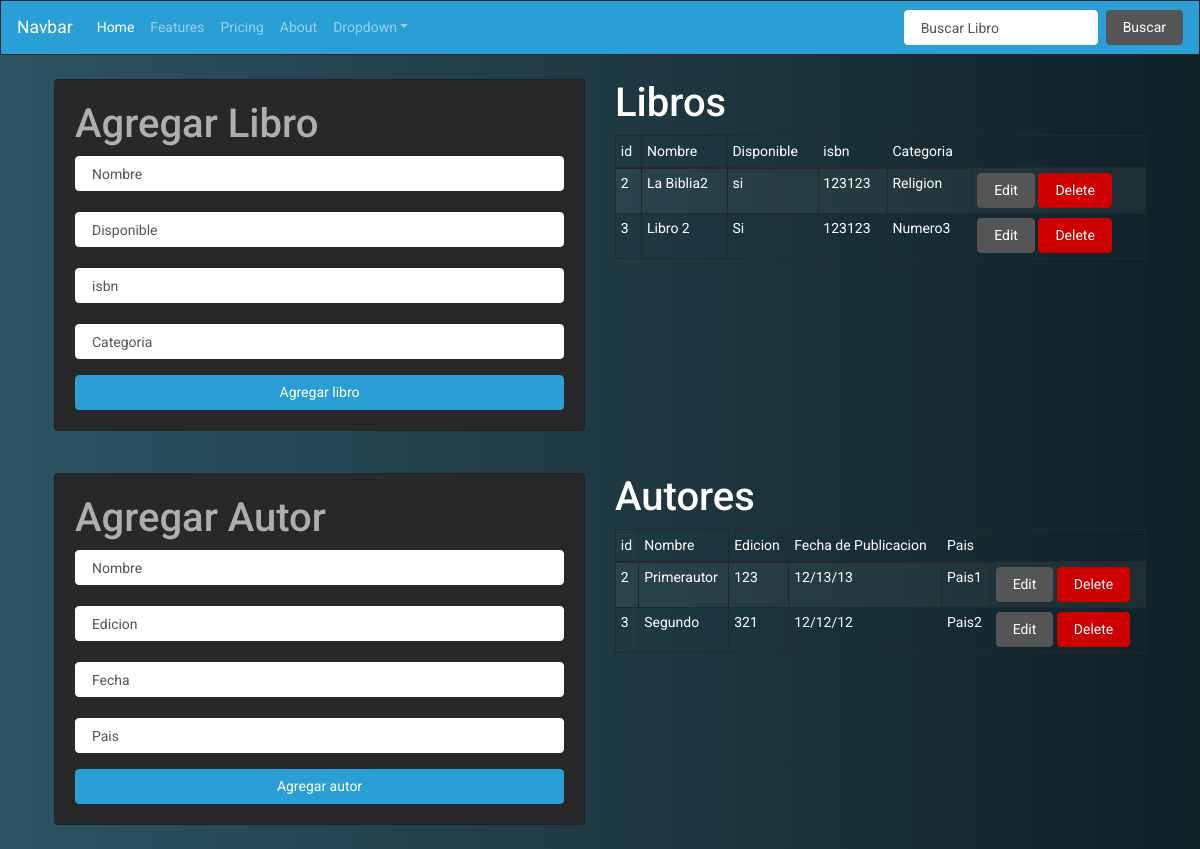
The page / on the database its author committed.
### tables this page shows
CREATE TABLE libro (id INTEGER PRIMARY KEY AUTOINCREMENT, nombre TEXT, disponible TEXT, isbn TEXT, categoria TEXT);

CREATE TABLE autor (id INTEGER PRIMARY KEY AUTOINCREMENT, nombre TEXT, edicion TEXT, fecha TEXT, pais TEXT);

### app.py (the view)
@app.route('/')
def index():
    conn = sqlite3.connect('libreria.db')
    print('Opened db succesfully')
    cur = conn.cursor()
    cur.execute('select * from libro')
    libros = cur.fetchall()
    cur.execute('select * from autor')
    autor = cur.fetchall()
    return render_template('index.html', libros=libros, autor=autor)

### templates/index.html (shortened to what this page needs)
{% extends 'layout.html' %}
{% block body %}
    <div class="row">
        <div class="col-md-6">
            <div class="card card-body">
                <form action="/add_book", method="post">
                    <h3>Agregar Libro</h3>
                    <div class="form-group">
                        <input type="text" name="nombre" placeholder="Nombre" class="form-control">
                        <br>
                        <input type="text" name="disponible" placeholder="Disponible" class="form-control">
                        <br>
                        <input type="text" name="isbn" placeholder="isbn"  class="form-control">
                        <br>
                        <input type="text" name="categoria" placeholder="Categoria"  class="form-control">
                    </div>
                    <button type="submit" class="btn btn-primary btn-block">Agregar libro</button>
                </form>
            </div>
        </div>
            <div class="col-md-6">
            <table class="table table-striped table-bordered bg table-sm" >
                <thead title="Insertar Libros">
                    <tr>
                        <h3>Libros</h3>
                    </tr>
                    <tr>
                        <td>id</td>
                        <td>Nombre</td>
                        <td>Disponible</td>
                        <td>isbn</td>
                        <td>Categoria</td>
                    </tr>
                </thead>
                <tbody>
                    {% for c in libros %}
                    <tr>
                        <td> {{ c.0 }} </td>
                        <td> {{ c.1 }} </td>
                        <td> {{ c.2 }} </td>
                        <td> {{ c.3 }} </td>
                        <td> {{ c.4 }} </td>
                        <td>
                            <a href="/edit/{{c.0}}" class="btn btn-secondary">Edit</a>
                            <a href="/delete/{{c.0}}" class="btn btn-danger btn-delete" >Delete</a>
                        </td>
                    </tr>
                    {% endfor %}
                </tbody>
            </table>
            </div>
        </div>
    <br><br>
    <div class="row">
        <div class="col-md-6">
            <div class="card card-body">
                <form action="/add_autor", method="post">
                    <h3>Agregar Autor</h3>
                    <div class="form-group">
                        <input type="text" name="nombre" placeholder="Nombre" class="form-control">
                        <br>
                        <input type="text" name="edicion" placeholder="Edicion" class="form-control">
                        <br>
                        <input type="text" name="fecha" placeholder="Fecha"  class="form-control">
                        <br>
                        <input type="text" name="pais" placeholder="Pais"  class="form-control">
                    </div>
                    <button type="submit" class="btn btn-primary btn-block">Agregar autor</button>
                </form>
            </div>
        </div>
            <div class="col-md-6">
            <table class="table table-striped table-bordered bg table-sm" >
                <thead title="Insertar Autor">
                    <tr>
                        <h3>Autores</h3>
                    </tr>
                    <tr>
                        <td>id</td>
                        <td>Nombre</td>
                        <td>Edicion</td>
                        <td>Fecha de Publicacion</td>
                        <td>Pais</td>
                    </tr>
                </thead>
                <tbody>
                    {% for a in autor %}
                    <tr>
                        <td> {{ a.0 }} </td>
                        <td> {{ a.1 }} </td>
                        <td> {{ a.2 }} </td>
                        <td> {{ a.3 }} </td>
                        <td> {{ a.4 }} </td>
                        <td>
                            <a href="/edit_autor/{{a.0}}" class="btn btn-secondary">Edit</a>
                            <a href="/delete_autor/{{a.0}}" class="btn btn-danger btn-delete" >Delete</a>
                        </td>
                    </tr>
                    {% endfor %}
                </tbody>
            </table>
            </div>
        </div>
{% endblock %}

### templates/layout.html (shortened to what this page needs)
<!DOCTYPE html>
<html lang="en">
<head>
    <link rel="stylesheet" href="https://stackpath.bootstrapcdn.com/bootswatch/4.5.2/cyborg/bootstrap.min.css">
    <link rel="stylesheet" href="{{ url_for('static', filename='css/main.css') }}">
</head>
<body>
<nav class="navbar navbar-expand-lg navbar-dark bg-primary">
  <a class="navbar-brand" href="#">Navbar</a>
  <div class="collapse navbar-collapse" id="navbarColor01">
    <ul class="navbar-nav mr-auto">
      <li class="nav-item active">
        <a class="nav-link" href="#">Home
        </a>
      </li>
      <li class="nav-item">
        <a class="nav-link" href="#">Features</a>
      </li>
      <li class="nav-item">
        <a class="nav-link" href="#">Pricing</a>
      </li>
      <li class="nav-item">
        <a class="nav-link" href="#">About</a>
      </li>
      <li class="nav-item dropdown">
        <a class="nav-link dropdown-toggle" data-toggle="dropdown" href="#" role="button" aria-haspopup="true" aria-expanded="false">Dropdown</a>
      </li>
    </ul>
    <form class="form-inline my-2 my-lg-0" action="/search" method="post">
      <input class="form-control mr-sm-2" name="nombre" type="text" placeholder="Buscar Libro">
      <button class="btn btn-secondary my-2 my-sm-0" type="submit">Buscar</button>
    </form>
  </div>
</nav>
    <div class="container p-4">
        {% block body %}
        {% endblock %}
    </div>
</body>
</html>

### static/css/main.css (style rules this page uses)
body { background: #0F2027; background: -webkit-linear-gradient(to right, #2C5364, #203A43, #0F2027); background: linear-gradient(to right, #2C5364, #203A43, #0F2027); }

### rows shown on the page
libro: id "2", nombre "La Biblia2", disponible "si", isbn "123123", categoria "Religion"
libro: id "3", nombre "Libro 2", disponible "Si", isbn "123123", categoria "Numero3"
autor: id "2", nombre "Primerautor", edicion "123", fecha "12/13/13", pais "Pais1"
autor: id "3", nombre "Segundo", edicion "321", fecha "12/12/12", pais "Pais2"
